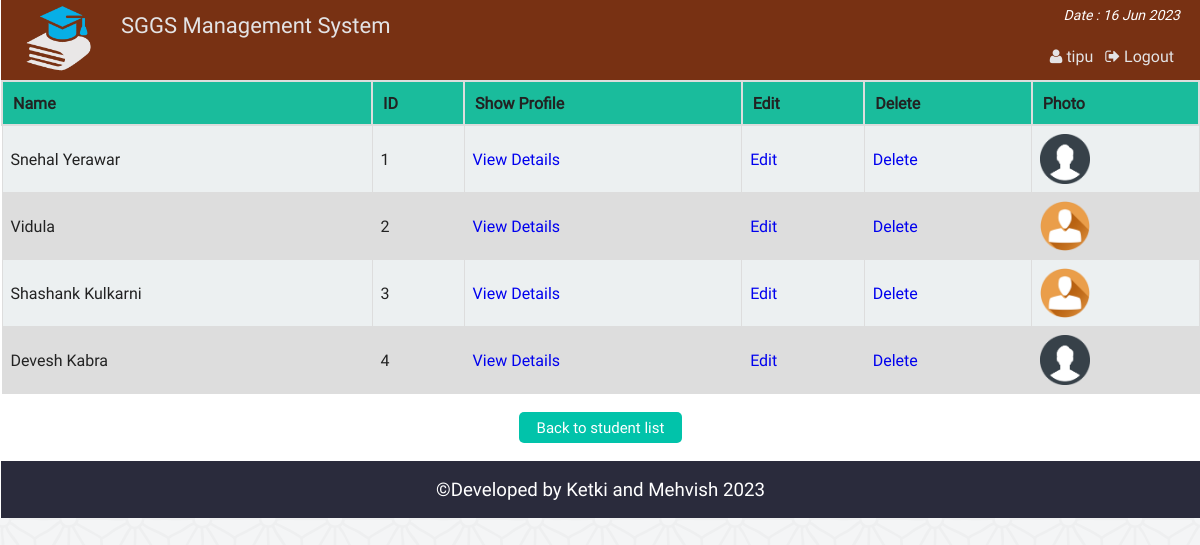
Page /admin_search_student.php?src_student=3 (signed in) on the committed database.
### tables this page shows
CREATE TABLE `st_info` (
  `st_id` int(11) NOT NULL,
  `name` varchar(100) NOT NULL,
  `password` varchar(32) NOT NULL,
  `email` varchar(50) NOT NULL,
  `bday` date NOT NULL,
  `program` varchar(10) NOT NULL,
  `contact` varchar(20) NOT NULL,
  `gender` varchar(10) NOT NULL,
  `address` varchar(255) NOT NULL,
  `img` varchar(255) DEFAULT NULL
);

### php/functions.php (called while the page is built, shortened)
<?php
class login_registration_class{
	public function search($query){
		global $conn;
		$result = $conn->query("SELECT * FROM st_info WHERE (st_id LIKE '%".$query."%'
							OR name LIKE '%".$query."%'
								OR contact LIKE '%".$query."%'
									OR email LIKE '%".$query."%') order by st_id");
		return $result;
	}
	public function get_admin_session(){
		return @$_SESSION['admin_login'];
	}
};
?>

### admin_search_student.php (the view, shortened to what this page needs)
<?php
	require "php/config.php";
	require_once "php/functions.php";
	$user = new login_registration_class();
	$admin_name = $_SESSION['admin_name'];
?>
<?php
include "php/headertop_admin.php";
?>
	<div class="search_result">
		<table class="tab_one">
			<?php
				$key = $_GET['src_student'];
				$min_length = 1;
				if(strlen($key) >= $min_length){
					$key = htmlspecialchars($key);
					$src_result = $user->search($key);
					$count = $src_result->num_rows;
					if($count>0){
			?>
			<tr>
				<th>Name</th>
				<th>ID</th>
				<th>Show Profile</th>
				<th>Edit</th>
				<th>Delete</th>
				<th>Photo</th>
			</tr>
			<?php
					while($rows = $src_result->fetch_assoc()){
			?>
			<tr>
				<td><?php echo $rows['name'];?></td>
				<td><?php echo $rows['st_id'];?></td>
				<td><a href="admin_single_student.php?id=<?php echo $rows['st_id'];?>">View Details</a></td>
				<td><a href="admin_single_student_update.php?id=<?php echo $rows['st_id'];?>">Edit</a></td>
				<td><a href="admin_delete_student.php?id=<?php echo $rows['st_id'];?>">Delete</a></td>
				<td><img src="img/student/<?php echo $rows['img'];?>" width="50px" height="50px" title="<?php echo $rows['name'];?>" /></td>
			</tr>
			<?php } ?>
			</table>
		<?php
		}else{
				echo "<h2 style='font-size:45px;text-align:center;color:#ddd;'>Opps....No result found !</h2>";
			}
		}else{
			  echo "<h2 style='font-size:45px;text-align:center;color:#ddd;'>Opps....No result found !</h2>";
		}
		?>
		<div class="back fix">
			<p style="text-align:center"><a href="admin_all_student.php"><button class="editbtn">Back to student list</button></a></p>
		</div>
	</div>
<?php include "php/footerbottom.php";?>

### php/headertop_admin.php (shortened to what this page needs)
<!Doctype html>
<html class="no-js" lang="">
    <head>
        <link rel="stylesheet" href="css/normalize.css">
        <link rel="stylesheet" href="font-awesome/css/font-awesome.min.css">
        <link rel="stylesheet" href="fonts/stylesheet.css">
        <link rel="stylesheet" href="css/main.css">
		<link rel="stylesheet" href="plugins/file-uploader/css/jquery.fileupload.css">
		<link rel="stylesheet" href="plugins/file-uploader/css/jquery.fileupload-ui.css">
    </head>
    <body>
        <header class="container header_area" >
			<div id="sticker">
				<div class="head">
					<a href="#               "><div class="logo fix">
						<img src="img/logo.png" alt="" />
					</div></a>
					<div class="uniname fix">
					<h2>SGGS Management System</h2>
					</div>
				</div>
				<div class="menu ">
					<div class="dateshow fix"><p><?php echo "Date : ".date("d M Y"); ?></p></div>
					<ul>
						<?php if($user->get_admin_session()){ ?>
						<li><a href="admin_logout.php"><i class="fa fa-sign-out" aria-hidden="true"></i> Logout</a></li>
						<li><a href="admin.php"><i class="fa fa-user" aria-hidden="true"></i>
						<?php echo $admin_name; ?>
						</a></li>
						<?php } ?>
					</ul>
				</div>
			</div>
		</header>
		<div class="info container fix">

### php/footerbottom.php
</div>
<footer class="container">
	<h3 style="text-align:center;background:#2A2B3C;margin:0;padding:15px;color:#fff;font-weight:normal">&copy;Developed by Ketki and Mehvish  <?php echo date("Y");?> </h3>
</footer>
</html>

### css/main.css (style rules this page uses)
html { color: #222; font-size: 1em; line-height: 1.4; }
audio, canvas, iframe, img, svg, video { vertical-align: middle; }
a { text-decoration:none; }
.fix { overflow:hidden; }
body { font-family:roboto !important; background:url(../img/ptrn.png) repeat fixed; }
.container { display:block; margin:0 auto; background:#FFFFFF; border-left:1px solid #FFFFFF; }
.header_area { height:80px; background:#783113; }
.head { float:left; width:400px; }
.logo { width:100px; margin-left:20px; float:left; }
.logo img { width:75px; height:80px; }
.uniname { width:280px; float:left; padding-top: 10px; }
.uniname h2 { font-size:22px; font-weight:normal; color:#E3E3E5; margin-top: 20; padding: 0; margin: 0; }
.dateshow p { color: #fff; text-align: right; margin: 0; margin-top: 5px; margin-right: 20px; padding: 0; font-size: 14px; font-style: italic; }
.menu { width:600px; float:right; }
.menu ul { color: #e3e3e5; list-style: outside none none; margin: 20px 20px 0 0; padding: 0; }
.menu>ul>li { float:right; display:block; }
.menu>ul>li a { color: #e3e3e5; font-size: 16px; padding: 3px 6px; }
.st_reg th, td { padding: 8px; }
table.tab_one { width:100%; }
table.tab_one th { background:#1abc9c; padding:10px; font-weight:bold; text-align:left; }
table.tab_one td { border:1px solid #ddd; padding:8px; }
table.tab_one td a { text-decoration:none; }
table.tab_one tr:nth-child(odd) { background:#ddd; }
table.tab_one tr:nth-child(even) { background:#ecf0f1; }
.editbtn { background-color: #01C3AA; border: none; border-radius:5px; color: white; padding: 5px 18px; text-align: center; text-decoration: none; display: inline-block; font-size: 15px; margin: 2px 1px; cursor: pointer; }
table.att_tab tr,td,th { border:2px solid #ddd; border-collapse:collapse; padding:8px; }
#sticker { background:#2A2B3C; }

### rows in the picture
st_info: name "Snehal Yerawar", st_id "1", img (picture)
st_info: name "Vidula", st_id "2", img (picture)
st_info: name "Shashank Kulkarni", st_id "3", img (picture)
st_info: name "Devesh Kabra", st_id "4", img (picture)

### other values in the picture
$admin_name "tipu"
